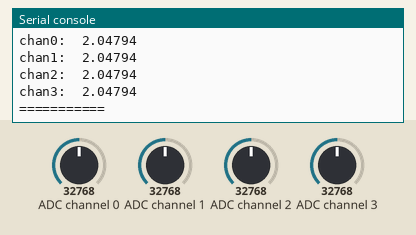
Recording of a program running on a simulated CircuitPython board. Shown: the last lines printed to the serial console. The test bench sets the inputs (shaded band); at power-on: ADC channel 0 = 32768, ADC channel 1 = 32768, ADC channel 2 = 32768, ADC channel 3 = 32768 (analog values on the 0–65535 scale).

Above: at 1.2 s.
1.3 s: ADC channel 0 set to 45874
3.2 s: ADC channel 1 set to 45874
5.1 s: ADC channel 2 set to 45874
At 6.5 s:
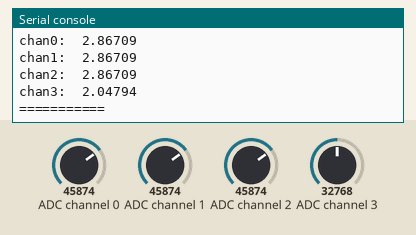
7.0 s: ADC channel 3 set to 45874
8.9 s: ADC channel 0 set to 63568
At 10.1 s:
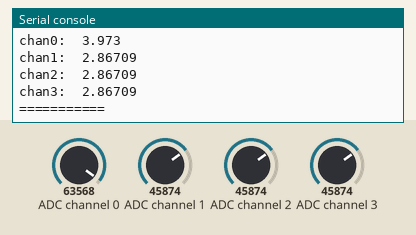
10.8 s: ADC channel 1 set to 63568
Timing chart, 0 to 13.7 s (numbered marks = the images above; inputs shaded):
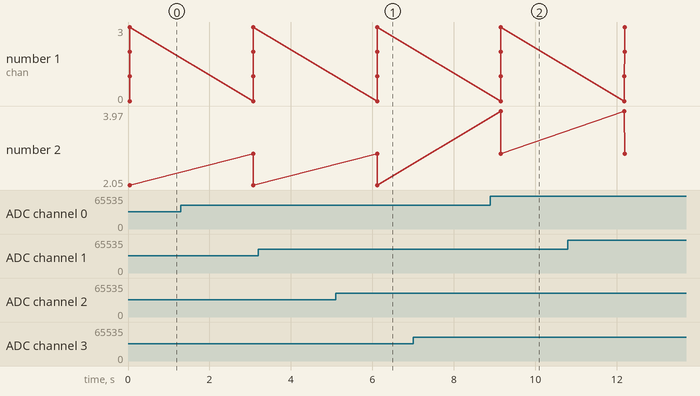

The program:

mq4_ppm.py
```python
import time
import board
import busio
import math
import adafruit_ads1x15.ads1115 as ADS
from adafruit_ads1x15.analog_in import AnalogIn

# Create the I2C bus
i2c = busio.I2C(board.SCL, board.SDA)

# Create the ADC object using the I2C bus
ads = ADS.ADS1115(i2c)
ads.gain = 1

# Create single-ended input on channel 0
chan0 = AnalogIn(ads, ADS.P0)
chan1 = AnalogIn(ads, ADS.P1)
chan2 = AnalogIn(ads, ADS.P2)
chan3 = AnalogIn(ads, ADS.P3)
# Create differential input between channel 0 and 1
#chan = AnalogIn(ads, ADS.P0, ADS.P1)

#print("{:>5}\t{:>5}".format('raw', 'v'))
#m = -0.350
#b = 2.417
R0 = 5

while True:
    RS_gas_0 = ((5 * 1) / chan0.voltage) - 1
    ratio_0 = RS_gas_0 / R0
    RS_gas_1 = ((5 * 1) / chan1.voltage) - 1
    ratio_1 = RS_gas_1 / R0
    RS_gas_2 = ((5 * 1) / chan2.voltage) - 1
    ratio_2 = RS_gas_2 / R0
    RS_gas_3 = ((5 * 1) / chan3.voltage) - 1
    ratio_3 = RS_gas_3 / R0
    #ppm_log = (math.log(ratio, 10)- b) /m
    #ppm = pow(10, ppm_log)
    #ppm = 1000*pow(ratio, -2.95)
    #print("ppm: ", ppm, "Voltage: ", chan.voltage)
    print("chan0: ", chan0.voltage)
    print("chan1: ", chan1.voltage)
    print("chan2: ", chan2.voltage)
    print("chan3: ", chan3.voltage)
    print("===========")
    time.sleep(3)
```

Measured:
- after the input at 5.1 s, the serial console: prints a new line after 1.0 s (image 1)
- after the input at 8.9 s, the serial console: prints a new line after 0.25 s (image 2)
